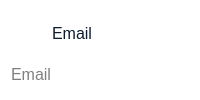
                       <widget class="QFrame" name="horizontalFrame_2">
                        <property name="sizePolicy">
                         <sizepolicy hsizetype="Preferred" vsizetype="Fixed">
                          <horstretch>0</horstretch>
                          <verstretch>0</verstretch>
                         </sizepolicy>
                        </property>
                        <property name="styleSheet">
                         <string notr="true">QLabel{
	color: rgb(14, 28, 44);
	background-color: none;
}
QFrame{
background-color: rgb(255, 255, 255);
border-radius: 10px;
}
QLineEdit{
border: none;
background-color: rgb(255, 255, 255);
}</string>
                        </property>
                        <layout class="QVBoxLayout" name="verticalLayout_7">
                         <property name="leftMargin">
                          <number>9</number>
                         </property>
                         <property name="topMargin">
                          <number>9</number>
                         </property>
                         <property name="rightMargin">
                          <number>9</number>
                         </property>
                         <property name="bottomMargin">
                          <number>9</number>
                         </property>
                         <item>
                          <widget class="QFrame" name="frame">
                           <property name="sizePolicy">
                            <sizepolicy hsizetype="Preferred" vsizetype="Fixed">
                             <horstretch>0</horstretch>
                             <verstretch>0</verstretch>
                            </sizepolicy>
                           </property>
                           <layout class="QHBoxLayout" name="horizontalLayout_9">
                            <item>
                             <widget class="QLabel" name="label_5">
                              <property name="sizePolicy">
                               <sizepolicy hsizetype="Fixed" vsizetype="Fixed">
                                <horstretch>0</horstretch>
                                <verstretch>0</verstretch>
                               </sizepolicy>
                              </property>
                              <property name="maximumSize">
                               <size>
                                <width>28</width>
                                <height>28</height>
                               </size>
                              </property>
                              <property name="text">
                               <string/>
                              </property>
                              <property name="pixmap">
                               <pixmap resource="resources.qrc">:/resources/employee-icons/email.svg</pixmap>
                              </property>
                              <property name="scaledContents">
                               <bool>true</bool>
                              </property>
                             </widget>
                            </item>
                            <item>
                             <widget class="QLabel" name="label_9">
                              <property name="sizePolicy">
                               <sizepolicy hsizetype="Preferred" vsizetype="Fixed">
                                <horstretch>0</horstretch>
                                <verstretch>0</verstretch>
                               </sizepolicy>
                              </property>
                              <property name="font">
                               <font>
                                <pointsize>12</pointsize>
                               </font>
                              </property>
                              <property name="styleSheet">
                               <string notr="true">color: rgb(14, 28, 44);</string>
                              </property>
                              <property name="text">
                               <string>Email</string>
                              </property>
                             </widget>
                            </item>
                           </layout>
                          </widget>
                         </item>
                         <item>
                          <widget class="QLineEdit" name="email_lineEdit">
                           <property name="sizePolicy">
                            <sizepolicy hsizetype="Preferred" vsizetype="Fixed">
                             <horstretch>0</horstretch>
                             <verstretch>0</verstretch>
                            </sizepolicy>
                           </property>
                           <property name="font">
                            <font>
                             <pointsize>12</pointsize>
                            </font>
                           </property>
                           <property name="placeholderText">
                            <string>Email</string>
                           </property>
                          </widget>
                         </item>
                        </layout>
                       </widget>
